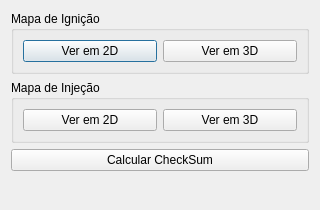
<?xml version="1.0" encoding="UTF-8"?>
<ui version="4.0">
 <class>Dialog</class>
 <widget class="QDialog" name="Dialog">
  <property name="geometry">
   <rect>
    <x>0</x>
    <y>0</y>
    <width>320</width>
    <height>208</height>
   </rect>
  </property>
  <property name="windowTitle">
   <string>Mapas IAW-P8</string>
  </property>
  <layout class="QVBoxLayout" name="verticalLayout">
   <item>
    <widget class="QGroupBox" name="GroupIgn">
     <property name="title">
      <string>Mapa de Ignição</string>
     </property>
     <layout class="QHBoxLayout" name="horizontalLayout">
      <item>
       <widget class="QPushButton" name="BtnMapIgn2d">
        <property name="text">
         <string>Ver em 2D</string>
        </property>
       </widget>
      </item>
      <item>
       <widget class="QPushButton" name="BtnMapIgn3d">
        <property name="text">
         <string>Ver em 3D</string>
        </property>
       </widget>
      </item>
     </layout>
    </widget>
   </item>
   <item>
    <widget class="QGroupBox" name="GroupInj">
     <property name="title">
      <string>Mapa de Injeção</string>
     </property>
     <layout class="QHBoxLayout" name="horizontalLayout_2">
      <item>
       <widget class="QPushButton" name="BtnMapInj2d">
        <property name="text">
         <string>Ver em 2D</string>
        </property>
       </widget>
      </item>
      <item>
       <widget class="QPushButton" name="BtnMapInj3d">
        <property name="text">
         <string>Ver em 3D</string>
        </property>
       </widget>
      </item>
     </layout>
    </widget>
   </item>
   <item>
    <widget class="QPushButton" name="BtnCalcChkSum">
     <property name="text">
      <string>Calcular CheckSum</string>
     </property>
    </widget>
   </item>
   <item>
    <widget class="QLabel" name="LabChkSum">
     <property name="font">
      <font>
       <family>Sans Serif</family>
       <pointsize>12</pointsize>
       <weight>75</weight>
       <bold>true</bold>
      </font>
     </property>
     <property name="text">
      <string/>
     </property>
    </widget>
   </item>
  </layout>
 </widget>
 <resources/>
 <connections/>
</ui>
